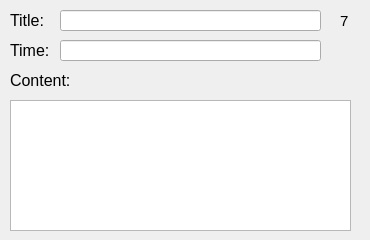
      <widget class="QWidget" name="Page7">
       <widget class="QLabel" name="label_19">
        <property name="geometry">
         <rect>
          <x>10</x>
          <y>10</y>
          <width>41</width>
          <height>21</height>
         </rect>
        </property>
        <property name="font">
         <font>
          <pointsize>12</pointsize>
         </font>
        </property>
        <property name="text">
         <string>Title:</string>
        </property>
       </widget>
       <widget class="QLabel" name="label_20">
        <property name="geometry">
         <rect>
          <x>10</x>
          <y>40</y>
          <width>41</width>
          <height>21</height>
         </rect>
        </property>
        <property name="font">
         <font>
          <pointsize>12</pointsize>
         </font>
        </property>
        <property name="text">
         <string>Time:</string>
        </property>
       </widget>
       <widget class="QLineEdit" name="title_7">
        <property name="geometry">
         <rect>
          <x>60</x>
          <y>10</y>
          <width>261</width>
          <height>21</height>
         </rect>
        </property>
        <property name="readOnly">
         <bool>true</bool>
        </property>
       </widget>
       <widget class="QLineEdit" name="time_7">
        <property name="geometry">
         <rect>
          <x>60</x>
          <y>40</y>
          <width>261</width>
          <height>21</height>
         </rect>
        </property>
        <property name="readOnly">
         <bool>true</bool>
        </property>
       </widget>
       <widget class="QLabel" name="label_21">
        <property name="geometry">
         <rect>
          <x>10</x>
          <y>70</y>
          <width>71</width>
          <height>21</height>
         </rect>
        </property>
        <property name="font">
         <font>
          <pointsize>12</pointsize>
         </font>
        </property>
        <property name="text">
         <string>Content:</string>
        </property>
       </widget>
       <widget class="QLabel" name="label_37">
        <property name="geometry">
         <rect>
          <x>340</x>
          <y>10</y>
          <width>21</width>
          <height>21</height>
         </rect>
        </property>
        <property name="font">
         <font>
          <pointsize>11</pointsize>
         </font>
        </property>
        <property name="layoutDirection">
         <enum>Qt::LeftToRight</enum>
        </property>
        <property name="frameShape">
         <enum>QFrame::NoFrame</enum>
        </property>
        <property name="text">
         <string>7</string>
        </property>
       </widget>
       <widget class="QPlainTextEdit" name="plainTextEdit_7">
        <property name="geometry">
         <rect>
          <x>10</x>
          <y>100</y>
          <width>341</width>
          <height>131</height>
         </rect>
        </property>
        <property name="readOnly">
         <bool>true</bool>
        </property>
       </widget>
      </widget>
